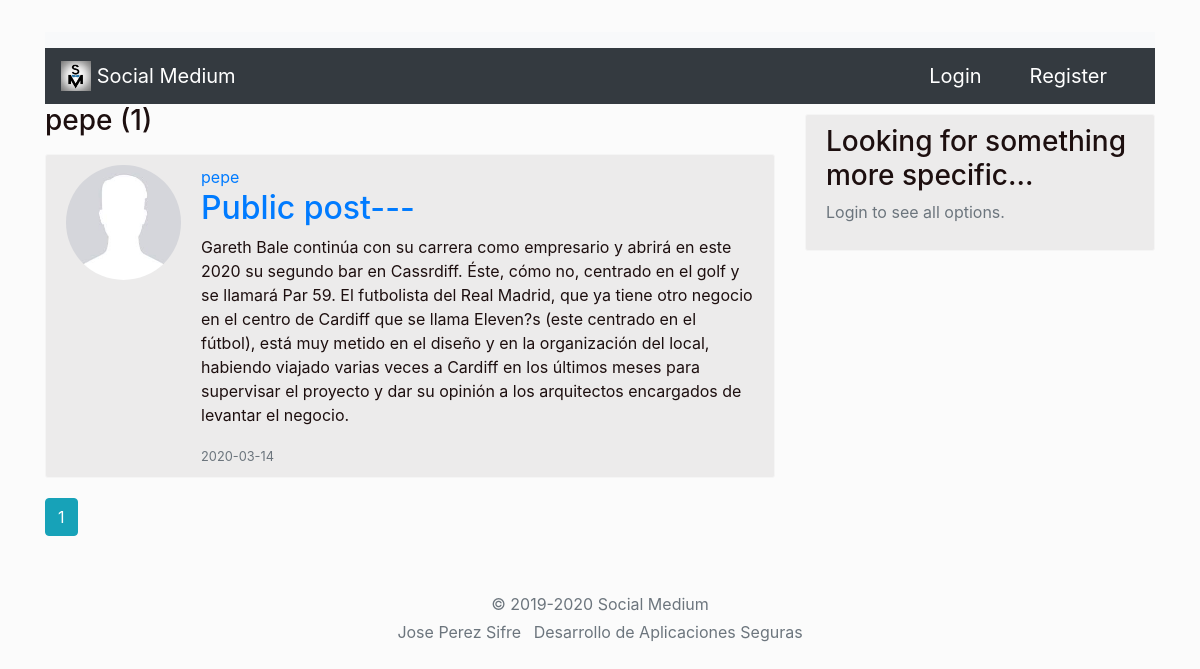
Screenshot of /user/pepe with the database file from the repository.
### medium/models.py (models this page shows, shortened)
class User(db.Model, UserMixin):
    id = db.Column(db.Integer, primary_key=True)
    username = db.Column(db.String(25), unique=True, nullable=False)
    email = db.Column(db.String(100), unique=True, nullable=False)
    image_file = db.Column(db.String(20), nullable=False, default='default.jpg')
    password = db.Column(db.String(60), nullable=False)
    registration_date = db.Column(db.DateTime, nullable=False, default=datetime.utcnow)
    ciphered_Uk = db.Column(db.String(32), nullable=False)
    salt_Pk = db.Column(db.String(16), nullable=False)
    iv_Uk = db.Column(db.String(16), nullable=False)
    otp_secret = db.Column(db.String(16))
    confirmed = db.Column(db.Boolean, nullable=False, default=False)
    posts = db.relationship('Post', cascade="all,delete", backref='author', lazy=True)
    devices = db.relationship('Device', cascade="all,delete", backref='belong', lazy=True)

class Post(db.Model):
    id = db.Column(db.Integer, primary_key=True)
    title = db.Column(db.String(100), nullable=False)
    date_posted = db.Column(db.DateTime, nullable=False, default=datetime.utcnow)
    content = db.Column(db.Text, nullable=False)
    post_type = db.Column(db.String(1), nullable=False, default='0')
    shared_token = db.Column(db.String(512), nullable=True)#Por defecto, default=NULL
    iv_post = db.Column(db.String(16), nullable=True)
    user_id = db.Column(db.Integer, db.ForeignKey('user.id'), nullable=False)
    '''
    def get_post_type(self):
        return self.__post_type

    def set_post_type(self, post_type):
        self.__post_type = post_type
    '''

### medium/users/routes.py (the view)
@users.route('/user/<string:username>')
def user_post(username):
    page = request.args.get('page', 1, type=int)
    user = User.query.filter_by(username=username).first_or_404()
    if current_user.is_authenticated:
        posts = Post.query.filter(Post.post_type!='1').filter_by(author=user)\
            .order_by(Post.date_posted.desc()).paginate(page=page, per_page=4)
    else:
        posts = Post.query.filter_by(post_type='2').filter_by(author=user)\
            .order_by(Post.date_posted.desc()).paginate(page=page, per_page=4)
    return render_template('user_post.html', posts = posts, user=user, post_type=user.username)

### medium/templates/user_post.html
{% extends "base.html" %}
{% block content %}
<h3 class="mb-3">{{ post_type }} ({{ posts.total }})</h3>
{% for post in posts.items %}
<article class="media content-section">
    <img class="rounded-circle account-imgSize" src="{{ url_for('static', filename='profilePictures/' + post.author.image_file) }}">
      <div class="media-body">
    <div class="article-metadata">
      <a class="mr-2" href="{{ url_for('users.user_post', username=post.author.username) }}">{{ post.author.username }}</a>
    </div>
    <h2><a class="article-title" href="{{ url_for('posts.post', post_id=post.id) }}">{{ post.title }}</a></h2>
    <p class="article-content">{{ post.content }}</p>
    <small class="text-muted">{{ post.date_posted.strftime('%Y-%m-%d') }}</small>
  </div>
</article>
{% endfor %}
{% for page_num in posts.iter_pages(left_edge=1, right_edge=1, left_current=1, right_current=1) %}
      {% if page_num %}
        {% if posts.page == page_num %}
          <a class="btn btn-info mb-4" href="{{ url_for('users.user_post', username=user.username, page=page_num) }}">{{ page_num }}</a>
        {% else %}
          <a class="btn btn-outline-info mb-4" href="{{ url_for('users.user_post', username=user.username, page=page_num) }}">{{ page_num }}</a>
        {% endif %}
      {% else %}
        ...
      {% endif %}
    {% endfor %}
{% endblock content %}

### medium/templates/base.html (shortened to what this page needs)
<!DOCTYPE html>
<html lang="en">
<head>
  <link rel="stylesheet" href="https://stackpath.bootstrapcdn.com/bootstrap/4.4.1/css/bootstrap.min.css"
>
  <link rel="stylesheet" href="{{ url_for('static', filename='main.css') }}">
</head>
<body>
  <div class="container">
    <nav class="navbar navbar-light bg-light"></nav>
    <nav class="navbar navbar-dark bg-dark">
        <a class="navbar-brand" href="{{ url_for('main.home') }}">
            <img src="{{ url_for('static', filename='favicon.ico') }}" width="30" height="30" class="d-inline-block align-top" alt="">
            Social Medium
          </a>
      {% if current_user.is_authenticated %}
      <form class="form-inline">
        <a class="nav-item nav-link navbar-brand" href="{{ url_for('posts.new_post') }}">New Post</a>
        <a class="nav-item nav-link navbar-brand" href="{{ url_for('users.account') }}">Account</a>
        <a class="nav-item nav-link navbar-brand" href="{{ url_for('users.logout') }}">Logout</a>
      </form>
      {% else %}
        <form class="form-inline">
          <a class="nav-item nav-link navbar-brand" href="{{ url_for('users.login') }}">Login</a>
          <a class="nav-item nav-link navbar-brand" href="{{ url_for('users.register') }}">Register</a>
        </form>
      {% endif %}
    </nav>
  </div>
  <main role="main" class="container">
    <div class="row">
      <div class="col-md-8">
        {% block content %}{% endblock %}
      </div>
      <div class="col-md-4">
        <div class="content-section">
          <h3>Looking for something more specific...</h3>
            <ul class="list-group">
              {% if current_user.is_authenticated %}
              <a class="nav-item nav-link navbar-brand" href="{{ url_for('users.user_users_post', username=current_user.username) }}">Users posts</a>
              <a class="nav-item nav-link navbar-brand" href="{{ url_for('users.user_all_post', username=current_user.username) }}">All your posts</a>
              <a class="nav-item nav-link navbar-brand" href="{{ url_for('users.user_public_post', username=current_user.username) }}">Your public posts</a>
              <a class="nav-item nav-link navbar-brand" href="{{ url_for('users.user_private_post', username=current_user.username) }}">Your private posts</a>
              <a class="nav-item nav-link navbar-brand" href="{{ url_for('users.user_personal_post', username=current_user.username) }}">Your personal posts</a>
              {% else %}
              <p class='text-muted'>Login to see all options.</p>
              {% endif %}
            </ul>
        </div>
      </div>
    </div>
  </main>
  <footer class="my-3 pt-3 text-muted text-center text-small">
    <p class="mb-1">&copy; 2019-2020 Social Medium</p>
    <ul class="list-inline">
      <li class="list-inline-item">
        <p>Jose Perez Sifre</p>
      </li>
      <li class="list-inline-item">
        <p>Desarrollo de Aplicaciones Seguras</p>
      </li>
    </ul>
  </footer>
</body>
</html>

### medium/static/main.css (style rules this page uses)
.content-section { background: #ecebeb; padding: 10px 20px; border: 1px solid #f5f5f5; border-radius: 3px; margin-bottom: 20px; margin-top: 10px; }
body { background-color: #fbfbfb; color: #1d0f0f; margin-top: 2rem; }
.account-imgSize { height: 115px; width: 115px; margin-right: 20px; margin-bottom: 16px; }

### rows the page displays
User: username "pepe"
Post: image_file (placeholder picture), author.username "pepe", title "Public post---", content "Gareth Bale continúa con su carrera como empresario y abrirá en este 2020 su segundo bar en Cassrdiff. Éste, cómo no, centrado en el golf y se llamará Par 59. El futbolista del Real Madrid, que ya tiene otro negocio en el centro de Cardiff que se llama Eleven?s (este centrado en el fútbol), está muy metido en el diseño y en la organización del local, habiendo viajado varias veces a Cardiff en los últimos meses para supervisar el proyecto y dar su opinión a los arquitectos encargados de levantar el negocio.", date_posted "2020-03-14"

### other values shown
{{ posts.total }} "1"
{{ page_num }} "1"
